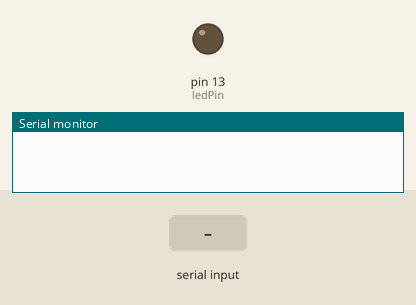
This sketch was run on a simulated Arduino Uno, built with avr-gcc and run on an emulated ATmega328P. Shown: output pins drawn as LEDs (lit = HIGH), the last lines printed to the serial monitor. Inputs (shaded band) come from the test bench.

Above: at 1.2 s.
1.3 s: "30,150\n" received over Serial
2.8 s: "1\n" received over Serial
At 4.0 s:
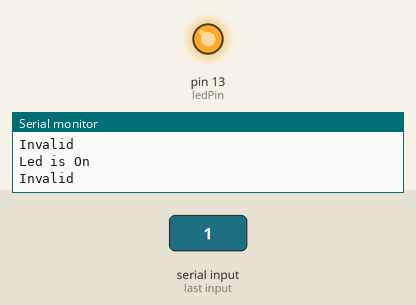
4.3 s: "90,45\n" received over Serial
At 5.2 s:
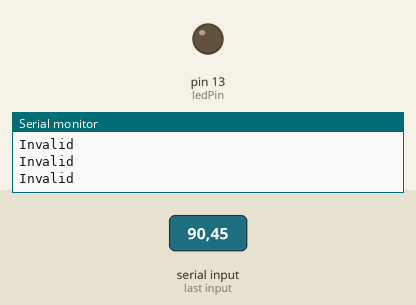
Timing chart, 0 to 7.3 s (numbered marks = the images above; inputs shaded):
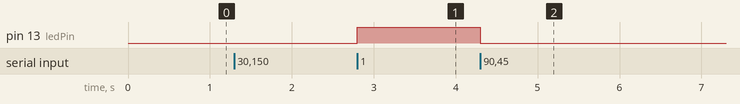

Measured:
- after the input at 2.8 s, pin 13 (ledPin): LOW → HIGH at once
- after the input at 4.3 s, pin 13 (ledPin): HIGH → LOW at once

The sketch:

CommunicatingWithComputerLedOnOrOff.ino
```cpp
int ledPin=13;

void setup()
{
  Serial.begin(9600);
  pinMode(ledPin,OUTPUT);
}

void loop()
{
  while (Serial.available()==0);
  int val=Serial.read()-'0';
  if(val==1)
  {
    Serial.println("Led is On");
    digitalWrite(ledPin,HIGH);
  }
  else if(val==0)
  {
    Serial.println("Led is Off");
    digitalWrite(ledPin,LOW);
  }
  else
  {
    Serial.println("Invalid");
  }

}
```
